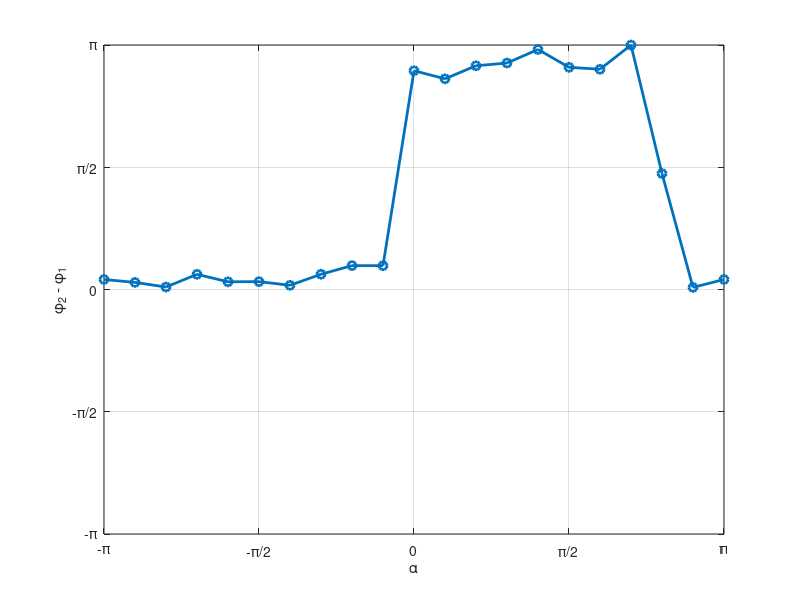

MATLAB code to generate this figure: (Note: this script raises an error after producing the figure.)
% データ入力
alpha = [-1.0 -0.9 -0.8 -0.7 -0.6 -0.5 -0.4 -0.3 -0.2 -0.1 -0.0 0.1 0.2 0.3 0.4 0.5 0.6 0.7 0.8 0.9 1.0]*pi;
phase = [0 0 0.5*pi pi 0.9*pi 0.9*pi pi pi 0.9*pi 0.8*pi 0.85*pi -0.15*pi 0.1*pi 0 0 0.05*pi 0 0 0 0 0];
phase2 = [-0.129 -0.091 -0.032 -0.195 -0.099 -0.101 -0.054 -0.196 -0.307 -0.306 2.811 2.707 2.875 2.910 3.084 2.855 2.830 3.141 -1.490 -0.027 -0.129];

% プロット
figure;
plot(alpha, abs(phase2), '-o', 'LineWidth', 2);
xlabel('\alpha');
ylabel('\phi_2 - \phi_1');
xlim([-pi pi])
ylim([-pi pi])

% x軸をπベースで設定
xticks([-pi -pi/2 0 pi/2 pi]);
xticklabels({'-\pi', '-\pi/2', '0', '\pi/2', '\pi'});

% y軸をπベースで設定
yticks([-pi -pi/2 0 pi/2 pi]);
yticklabels({'-\pi', '-\pi/2', '0', '\pi/2', '\pi'});

grid on;
tuneFigure;
saveFigure;
